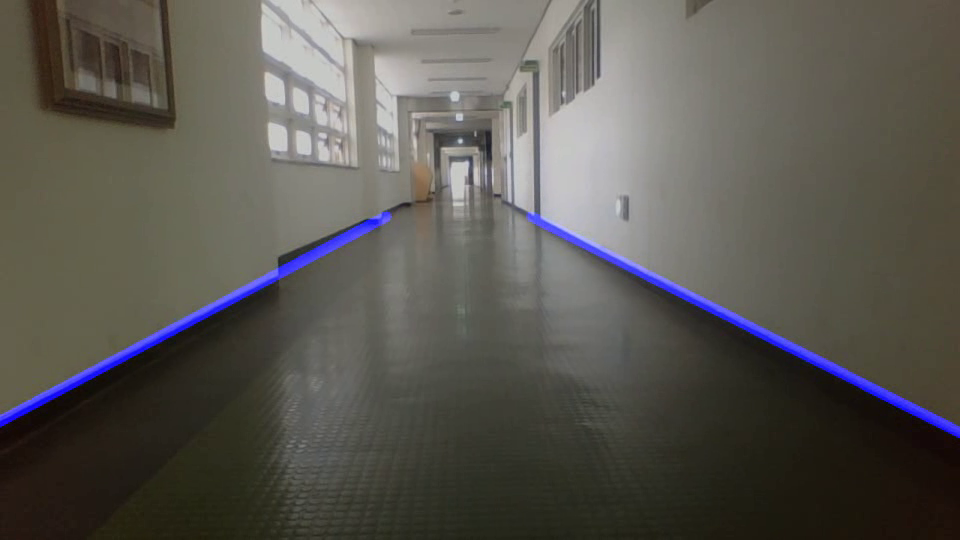
#> input picture frame 9 of mycam.avi, 960 x 540 px, given in place of the camera
$ python test.py
#> lines starting #> are read from the running program, lines starting #| are printed output that depends on the picture; after the words box and inside, x2 and y2 are one past the last pixel; in counts of white or black regions, pixels touching at a corner belong together; long printed decimals are rounded
#> further down, frame is the input picture: shape (540, 960, 3); mean B, G, R 81.4, 87.4, 90
import cv2
import numpy as np
import matplotlib.pyplot as plt

def make_coordinates(image, line_parameters):
    slope, intercept = line_parameters
    print(str(slope))
    if 'e' in str(slope):
        print("fuck")
        return np.array([(0,0), (1,1), 1])
    y1 = image.shape[0]
    y2 = int(y1*(2/5))
    x1 = int((y1-intercept)/slope)
    x2 = int((y2-intercept)/slope)
    return np.array([x1, y1, x2, y2])

def averaged_slope_interccept(image, lines):
    left_fit =[]
    right_fit=[]
    for line in lines:
        x1,y1,x2,y2 = line.reshape(4)
        parameters = np.polyfit((x1, x2), (y1, y2), 1)
        slope = parameters[0]
        intercept = parameters[1]
        if slope<0:
            left_fit.append((slope, intercept))
        else:
            right_fit.append((slope, intercept))
    left_fit_average = np.average(left_fit, axis=0)
    right_fit_average = np.average(right_fit, axis=0)
    left_line = make_coordinates(image, left_fit_average)
    right_line = make_coordinates(image, right_fit_average)
    return np.array([left_line, right_line])

def canny(image):
    #사진을 회색으로 바꾼다
    gray = cv2.cvtColor(image, cv2.COLOR_RGB2GRAY)
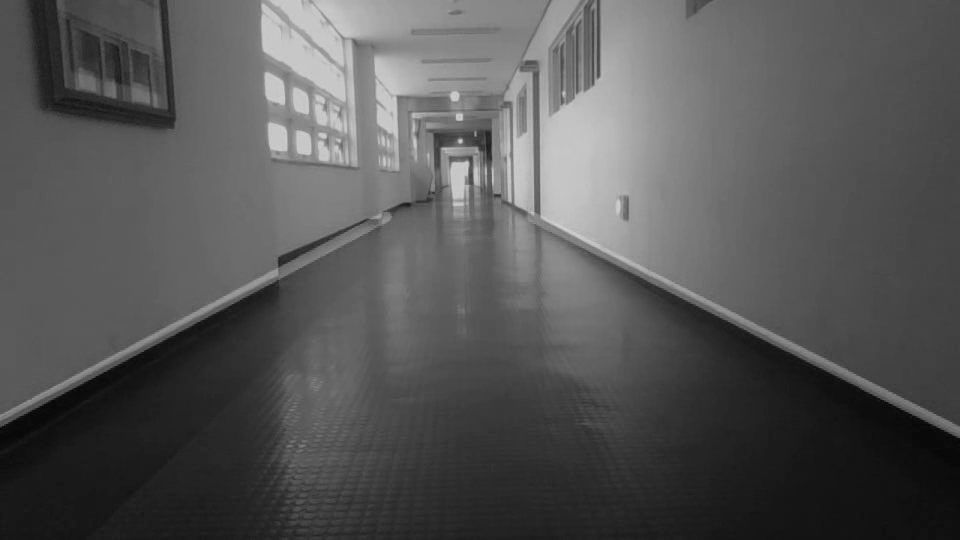
#> gray: shape (540, 960); min 4, max 210, mean 85.8
    #5x5 정사각형의 범위에 GaussianBlur을 도입한다.
    blur = cv2.GaussianBlur(gray,(5,5),0)
    #모서리 감지 알고리즘
    canny = cv2.Canny(blur, 50, 150)
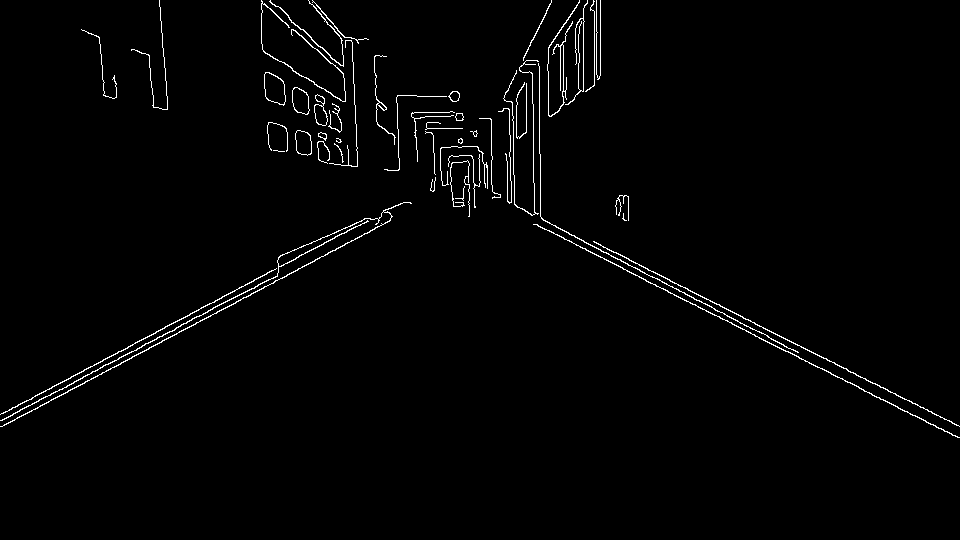
#> canny: shape (540, 960); 1.6% white in thin lines or dots, all inside (x1, y1, x2, y2) = (0, 0, 960, 438)
    return canny

def display_lines(image, lines):
    #사진과 크기가 똑같은 검은 사진을 만든다.
    line_image = np.zeros_like(image)
    #lines배열로 받은 사진속 선을 검정색 사진에 표시한다.
    if lines is not None:
        for line in lines:
            x1,y1,x2,y2 = line.reshape(4)
            cv2.line(line_image, (x1,y1), (x2,y2), (255,0,0), 10) #10은 선의 굵기 이다.
    return line_image


def region_of_interest(image):
    #필요한 부분을 자를때 사용한다.
    height = image.shape[0]
#> height = 540
    width = image.shape[1]
#> width = 960
    polygons = np.array([
        [(0,500), (width//2,400), (width, 500), (width, 400), (600, 200), (400, 200), (0,400)]
    ])
    mask = np.zeros_like(image)
    cv2.fillPoly(mask, polygons, 255)
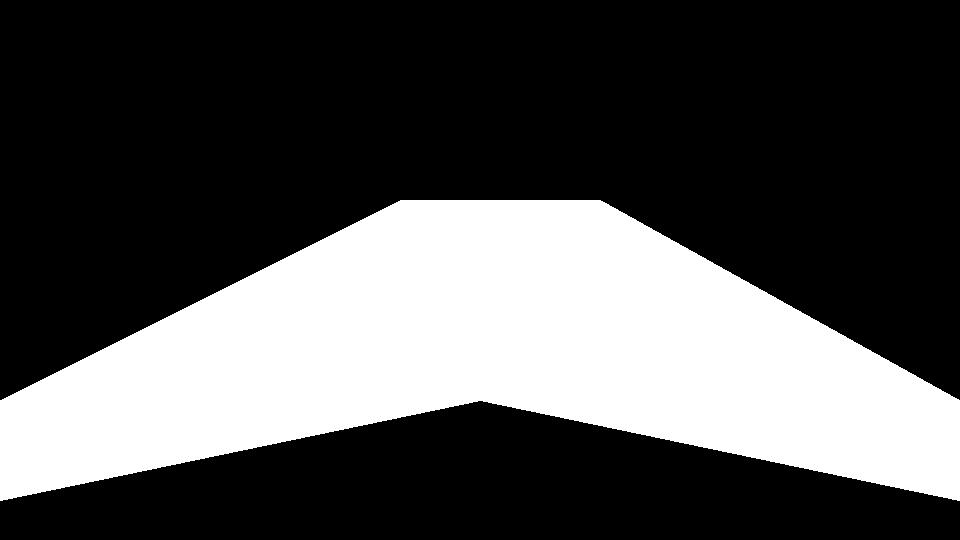
#> mask: shape (540, 960); 31.8% white; 1 white region, box (x1, y1, x2, y2) and area: (0, 200, 960, 501) 164820
    masked_image = cv2.bitwise_and(image, mask)
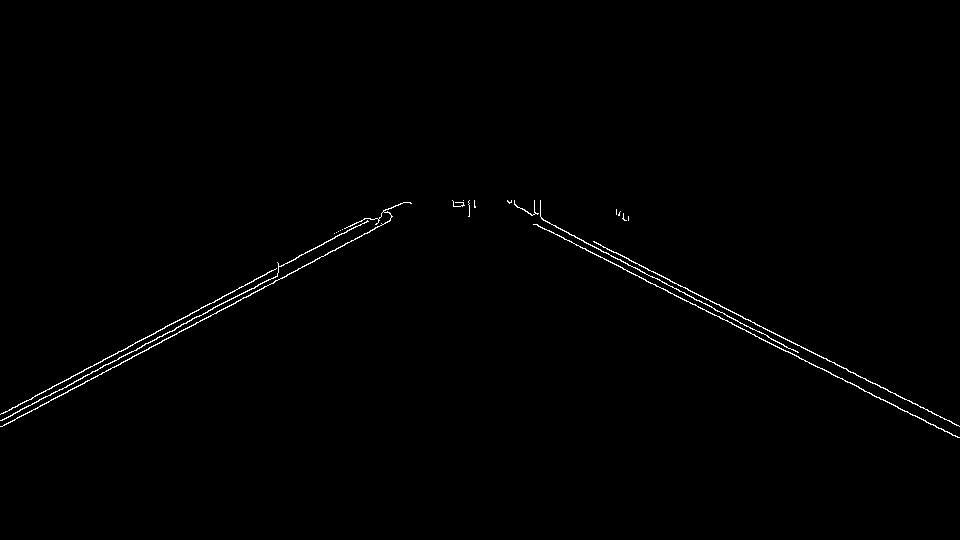
#> masked_image: shape (540, 960); 0.64% white in thin lines or dots, all inside (x1, y1, x2, y2) = (0, 200, 960, 438)
    return masked_image

def line_detect(image):
    canny_image = canny(image)
    cropped_image = region_of_interest(canny_image)
    lines = cv2.HoughLinesP(cropped_image, 2, np.pi/180, 100, np.array([]), minLineLength=10, maxLineGap=5)
#> lines = 14 rows, first 6: [156, 331, 179, 319], [695, 304, 957, 437], [3, 413, 355, 226], [1, 420, 245, 291], [593, 241, 880, 387], [2, 426, 390, 220]
    averaged_lines = averaged_slope_interccept(image, lines)
#> the loop in averaged_slope_interccept, `for line in lines:` made 14 passes
#> (x1, y1, x2, y2, slope, intercept) on passes 1 to 12: (156, 331, 179, 319, -0.522, 412.4), (695, 304, 957, 437, 0.508, -48.81), (3, 413, 355, 226, -0.531, 414.6), (1, 420, 245, 291, -0.529, 420.5), (593, 241, 880, 387, 0.509, -60.67), (2, 426, 390, 220, -0.531, 427.1), (569, 234, 714, 308, 0.51, -56.39), (0, 426, 229, 305, -0.528, 426), (767, 336, 783, 344, 0.5, -47.5), (727, 316, 767, 335, 0.475, -29.33), (875, 383, 959, 426, 0.512, -64.92), (559, 235, 656, 286, 0.526, -58.91)
#> after the loop in averaged_slope_interccept, `for line in lines:`: left_fit = [(-0.522, 412.4), (-0.531, 414.6), (-0.529, 420.5), (-0.531, 427.1), (-0.528, 426)]; right_fit = [(0.508, -48.81), (0.509, -60.67), (0.51, -56.39), (0.5, -47.5), (0.475, -29.33), (0.512, -64.92), (0.526, -58.91), (0.512, -51.18), (0.509, -61.38)]
#> in averaged_slope_interccept, `left_fit_average = np.average(left_fit, axis=0)`: left_fit_average = [-0.528, 420.1]
#> in averaged_slope_interccept, `right_fit_average = np.average(right_fit, axis=0)`: right_fit_average = [0.507, -53.23]
#> in make_coordinates, `slope, intercept = line_parameters`: slope = -0.528; intercept = 420.1
#| -0.5282
#> in make_coordinates, `x1 = int((y1-intercept)/slope)`: x1 = -226
#> in make_coordinates, `x2 = int((y2-intercept)/slope)`: x2 = 386
#> in averaged_slope_interccept, `left_line = make_coordinates(image, left_fit_average)`: left_line = [-226, 540, 386, 216]
#| 0.5067
#> in averaged_slope_interccept, `right_line = make_coordinates(image, right_fit_average)`: right_line = [1170, 540, 531, 216]
#> averaged_lines = [[-226, 540, 386, 216], [1170, 540, 531, 216]]
    line_image = display_lines(image, averaged_lines)
#> the loop in display_lines, `for line in lines:` made 2 passes
#> after the loop in display_lines, `for line in lines:`:
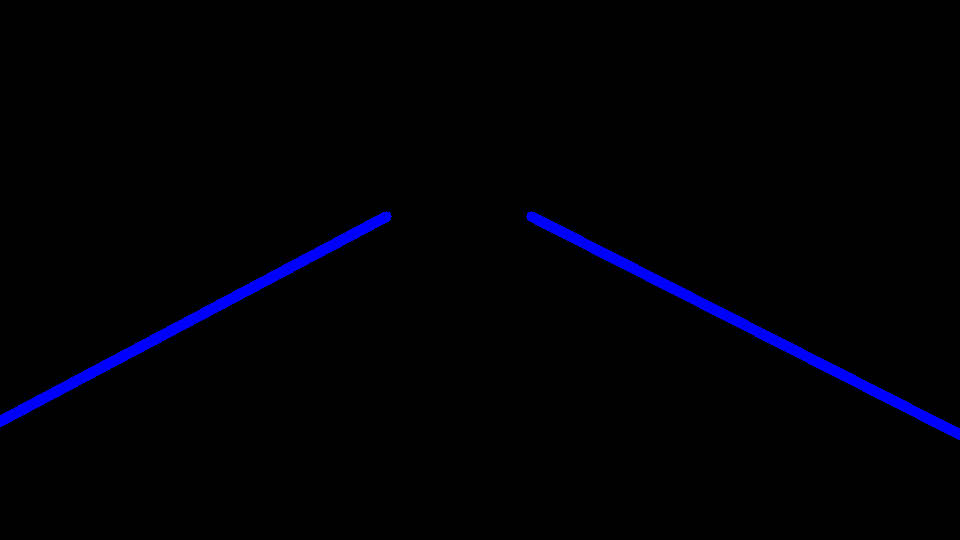
#> line_image: shape (540, 960, 3); mean of channels 0, 1, 2 4.9, 0, 0; drawn as B, G, R
    combo_image =  cv2.addWeighted(image, 0.8, line_image, 1, 1)
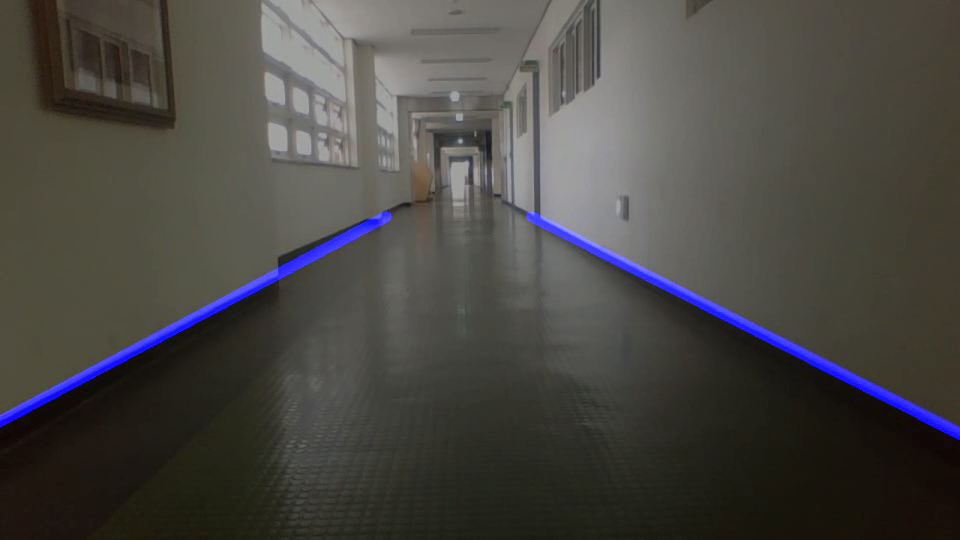
#> combo_image: shape (540, 960, 3); mean B, G, R 67.4, 70.9, 73
    return combo_image


#0이면 노트북 내장 웹캠 숫자를 올리면 추가된 웹캠을 이용할 수 있다.
cap = cv2.VideoCapture(0)
# 3은 가로 4는 세로 길이
cap.set(3, 960)
cap.set(4, 720)

fc = 20.0
codec = cv2.VideoWriter_fourcc('D', 'I', 'V', 'X')
out = cv2.VideoWriter('mycam.avi', codec, fc, (int(cap.get(3)), int(cap.get(4))))

while True:
    ret, frame = cap.read()
    frame = line_detect(frame)
    cv2.imshow('test', frame)
    out.write(frame)
    if cv2.waitKey(1) & 0xFF == ord('q'):
#> (key q is pressed here)
        break
cap.release()
cv2.destroyAllWindows()

$ run again, starting later in the video
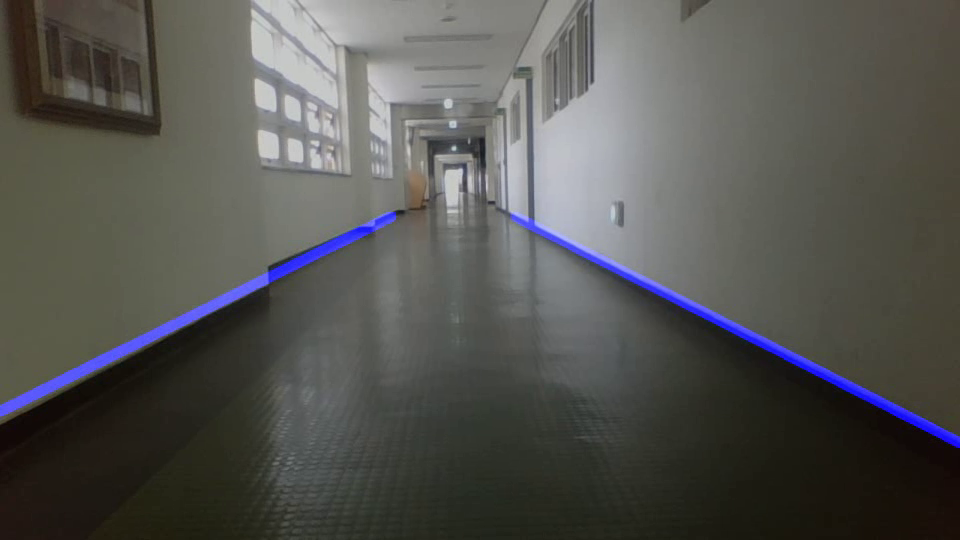
#> input picture frame 40 of mycam.avi, 960 x 540 px, given in place of the camera
#> frame is the input picture: shape (540, 960, 3); mean B, G, R 81.4, 84.7, 85
#> in canny, `canny = cv2.Canny(blur, 50, 150)`:
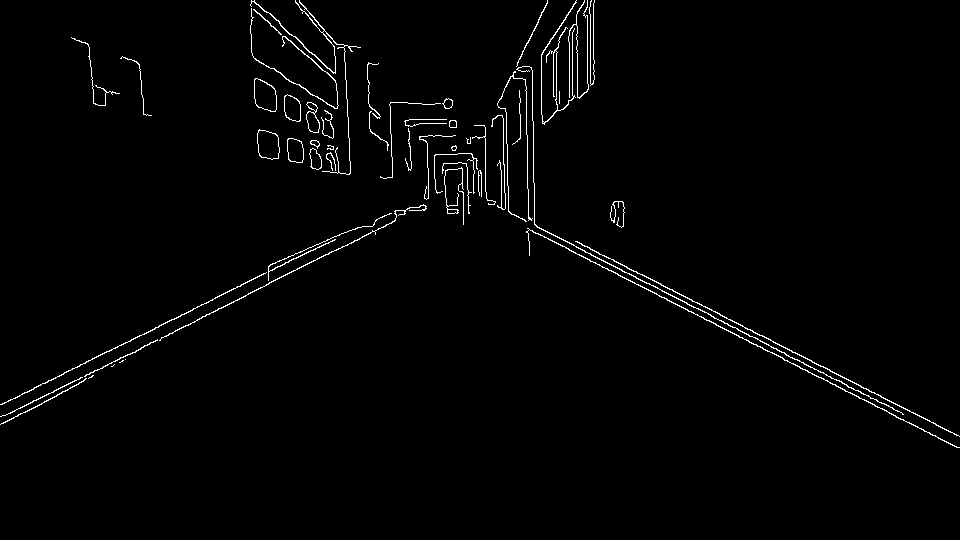
#> canny: shape (540, 960); 1.6% white in thin lines or dots, all inside (x1, y1, x2, y2) = (0, 0, 960, 448)
#> mask: shape (540, 960); 31.8% white; 1 white region, box (x1, y1, x2, y2) and area: (0, 200, 960, 501) 164820
#> masked_image: shape (540, 960); 0.67% white in thin lines or dots, all inside (x1, y1, x2, y2) = (0, 200, 960, 448)
#> lines = 15 rows, first 6: [530, 230, 956, 447], [698, 308, 713, 316], [111, 363, 342, 246], [536, 226, 785, 353], [576, 241, 959, 436], [212, 299, 335, 239]
#> the loop in averaged_slope_interccept, `for line in lines:` made 15 passes
#> (x1, y1, x2, y2, slope, intercept) on passes 1 to 8: (530, 230, 956, 447, 0.509, -39.98), (698, 308, 713, 316, 0.533, -64.27), (111, 363, 342, 246, -0.506, 419.2), (536, 226, 785, 353, 0.51, -47.38), (576, 241, 959, 436, 0.509, -52.26), (212, 299, 335, 239, -0.488, 402.4), (311, 247, 327, 239, -0.5, 402.5), (106, 352, 210, 300, -0.5, 405)
#> after the loop in averaged_slope_interccept, `for line in lines:`: left_fit = [(-0.506, 419.2), (-0.488, 402.4), (-0.5, 402.5), (-0.5, 405), (-0.504, 418), (-0.52, 420.5), (-0.513, 424), (-0.481, 403.9), (-0.521, 423.9)]; right_fit = [(0.509, -39.98), (0.533, -64.27), (0.51, -47.38), (0.509, -52.26), (0.488, -29.07), (0.493, -33.36)]
#> left_fit_average = [-0.504, 413.3]
#> right_fit_average = [0.507, -44.39]
#> in make_coordinates, `slope, intercept = line_parameters`: slope = -0.504; intercept = 413.3
#| -0.5037
#> in make_coordinates, `x1 = int((y1-intercept)/slope)`: x1 = -251
#> in make_coordinates, `x2 = int((y2-intercept)/slope)`: x2 = 391
#> left_line = [-251, 540, 391, 216]
#| 0.5072
#> right_line = [1152, 540, 513, 216]
#> averaged_lines = [[-251, 540, 391, 216], [1152, 540, 513, 216]]
#> the loop in display_lines, `for line in lines:` made 2 passes
#> in line_detect, `combo_image =  cv2.addWeighted(image, 0.8, line_image, 1, 1)`:
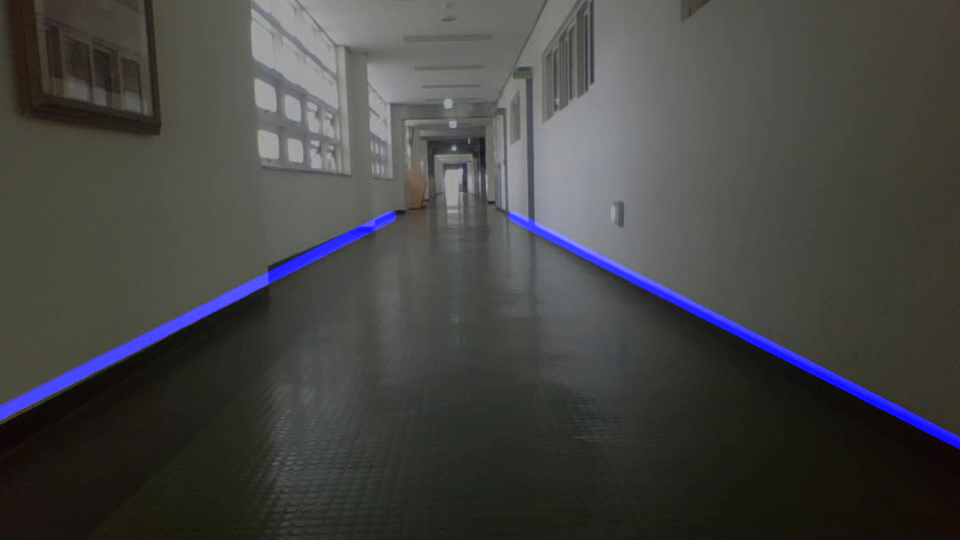
#> combo_image: shape (540, 960, 3); mean B, G, R 67.5, 68.8, 69

$ run again, starting later in the video
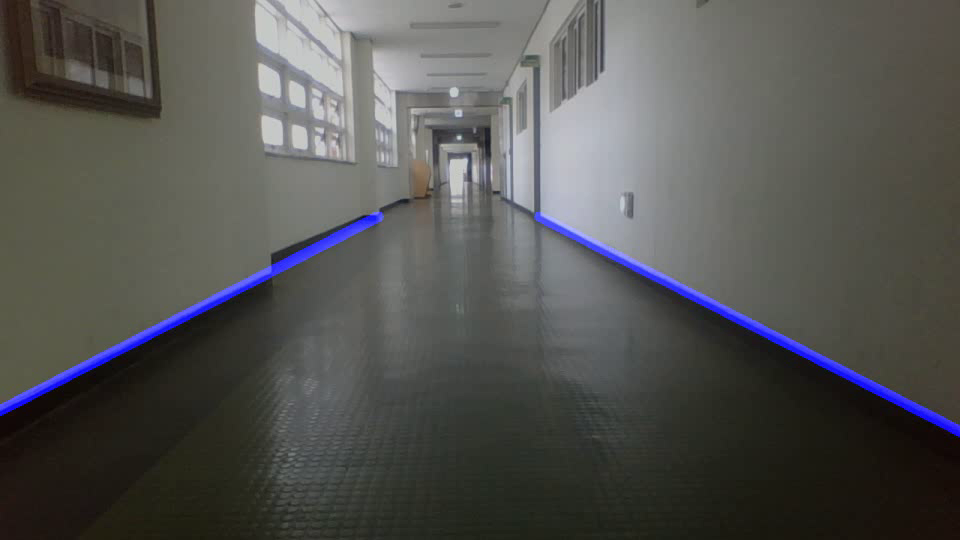
#> input picture frame 72 of mycam.avi, 960 x 540 px, given in place of the camera
#> frame is the input picture: shape (540, 960, 3); mean B, G, R 81.6, 83.8, 83.9
#> in canny, `canny = cv2.Canny(blur, 50, 150)`:
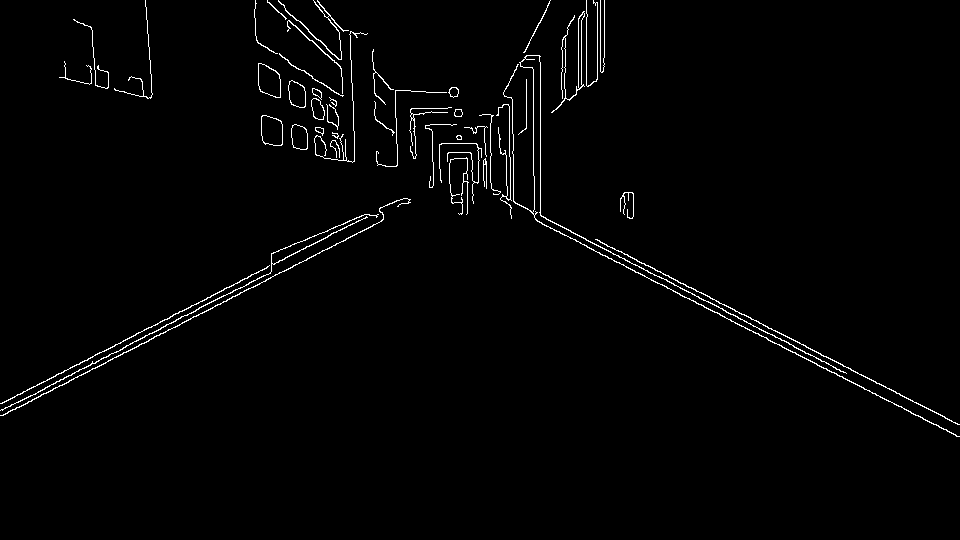
#> canny: shape (540, 960); 1.6% white in thin lines or dots, all inside (x1, y1, x2, y2) = (0, 0, 960, 437)
#> mask: shape (540, 960); 31.8% white; 1 white region, box (x1, y1, x2, y2) and area: (0, 200, 960, 501) 164820
#> masked_image: shape (540, 960); 0.61% white in thin lines or dots, all inside (x1, y1, x2, y2) = (0, 200, 960, 437)
#> lines = [[537, 221, 959, 436], [346, 238, 383, 219], [595, 239, 959, 424], [2, 415, 239, 294], [546, 219, 793, 345], [0, 403, 370, 215], [0, 410, 144, 337], [126, 345, 264, 275], [69, 380, 381, 221]]
#> the loop in averaged_slope_interccept, `for line in lines:` made 9 passes
#> (x1, y1, x2, y2, slope, intercept) on passes 1 to 8: (537, 221, 959, 436, 0.509, -52.59), (346, 238, 383, 219, -0.514, 415.7), (595, 239, 959, 424, 0.508, -63.4), (2, 415, 239, 294, -0.511, 416), (546, 219, 793, 345, 0.51, -59.53), (0, 403, 370, 215, -0.508, 403), (0, 410, 144, 337, -0.507, 410), (126, 345, 264, 275, -0.507, 408.9)
#> after the loop in averaged_slope_interccept, `for line in lines:`: left_fit = [(-0.514, 415.7), (-0.511, 416), (-0.508, 403), (-0.507, 410), (-0.507, 408.9), (-0.51, 415.2)]; right_fit = [(0.509, -52.59), (0.508, -63.4), (0.51, -59.53)]
#> left_fit_average = [-0.509, 411.5]
#> right_fit_average = [0.509, -58.51]
#> in make_coordinates, `slope, intercept = line_parameters`: slope = -0.509; intercept = 411.5
#| -0.5093
#> in make_coordinates, `x1 = int((y1-intercept)/slope)`: x1 = -252
#> in make_coordinates, `x2 = int((y2-intercept)/slope)`: x2 = 383
#> left_line = [-252, 540, 383, 216]
#| 0.5093
#> right_line = [1175, 540, 539, 216]
#> averaged_lines = [[-252, 540, 383, 216], [1175, 540, 539, 216]]
#> the loop in display_lines, `for line in lines:` made 2 passes
#> in line_detect, `combo_image =  cv2.addWeighted(image, 0.8, line_image, 1, 1)`:
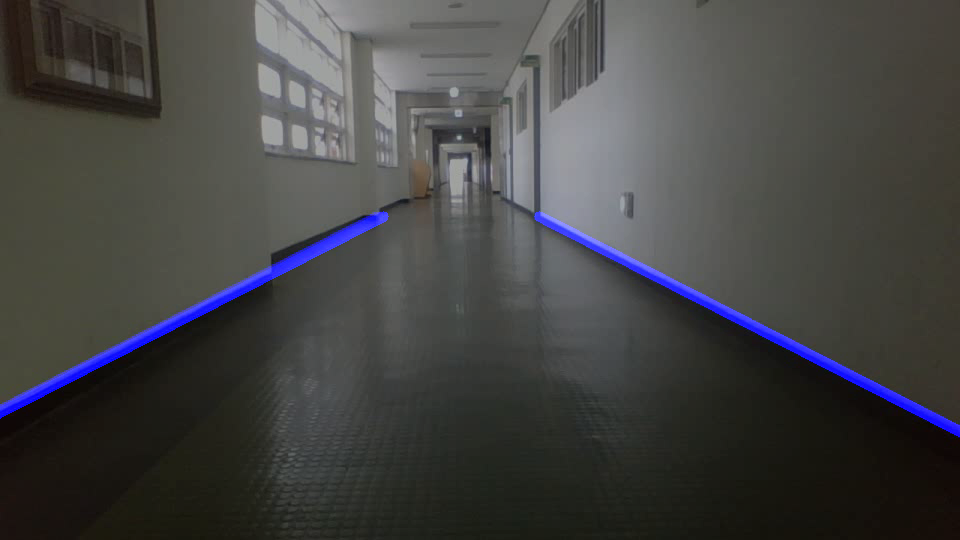
#> combo_image: shape (540, 960, 3); mean B, G, R 67.7, 68.1, 68.1
